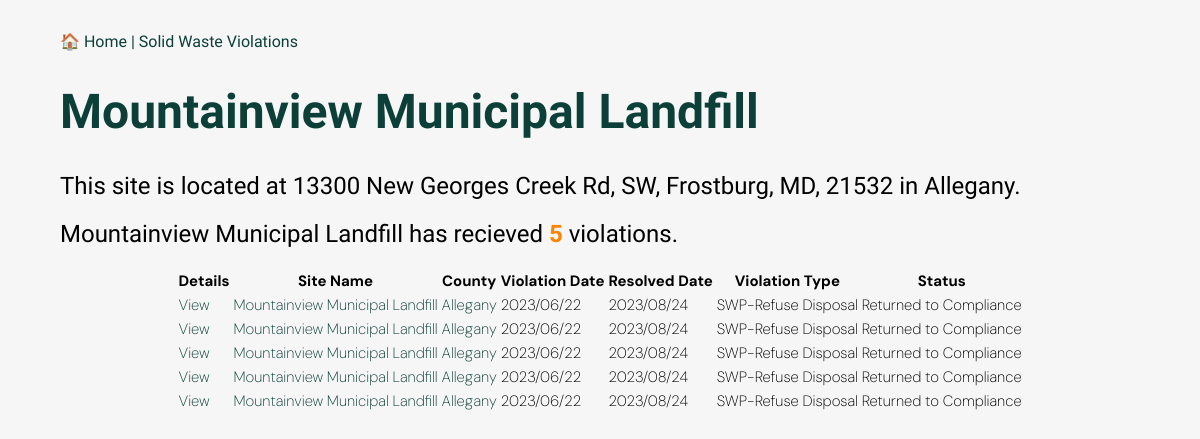
Page /site/19953 on the committed database.
### app.py (models this page shows)
class Violation(Model):
    site_no = CharField()
    site_name = CharField()
    street_address = CharField()
    city_state_zip = CharField()
    county = CharField()
    media = CharField()
    violation_date = DateTimeField()
    status = CharField()
    resolved_date = DateTimeField()
    violation = CharField()
    id = CharField(primary_key=True, unique=True)
    @property
    def county_obj(self):
        return County.get(County.county == self.county)
    class Meta:
        table_name = "violations"
        database = db

### app.py (the view)
@app.route("/site/<site_no>")
def site(site_no):
    template = 'site.html'
    site_number = Violation.get(Violation.site_no == site_no)
    total_violations = (Violation
                        .select()
                        .where(Violation.site_no == site_no)
                        .count())
    violation_list = Violation.select().where(
        Violation.site_no == site_no
    ).order_by(Violation.violation_date.desc())
    site_violation_count = violation_list.count()
    return render_template(template,
    site_name = site_number.site_name,
    street_address = site_number.street_address,
    county = site_number.county,
    city_state_zip = site_number.city_state_zip,
    violation_list = violation_list,
    site_violation_count = site_violation_count,
    )

### templates/site.html (shortened to what this page needs)
<!doctype html>
<html>
  <head>
    <link href="https://cdn.datatables.net/v/dt/dt-2.0.7/r-3.0.2/datatables.min.css" rel="stylesheet">
    <link rel="stylesheet" href="{{ url_for('static', filename='style.css') }}"">
  </head>
  <body>
      <div class="jumbotron">
        <div class="container">
          <nav class="navbar navbar-expand-lg navbar-dark bg-dark">
            <a class="navbar-brand" href="/">&#127968 Home | Solid Waste Violations</a>
          </nav>
          <h1>{{ site_name }}</h1>
          <h2>This site is located at {{ street_address }}, {{ city_state_zip }} in {{ county }}.</h2>
          <h2>{{ site_name }} has recieved <div class="total">{{ site_violation_count }}</div> violations.</h2>
          <table id="violations" class="display">
            <thead>
            <tr>
              <th>Details</th>
              <th>Site Name</th>
              <th>County</th>
              <th>Violation Date</th>
              <th>Resolved Date</th>
              <th>Violation Type</th>
              <th>Status</th>
          </tr>
        </thead>
        <tbody>
          {% for violation in violation_list %}
          <tr>
            <td><a href="{{ url_for('detail', id=violation.id) }}">View</a></td>
            <td><a href="{{ url_for('site', site_no=violation.site_no) }}">{{ violation.site_name }}</a></td>
            <td><a href="{{ url_for('county', slug=violation.county_obj.slug) }}">{{ violation.county }}</td>
            <td>{{ violation.violation_date if violation.violation_date not in ['', 'None'] else 'None' }}</td>
            <td>{{ violation.resolved_date if violation.resolved_date not in ['', 'None'] else 'None' }}</td>
            <td>{{ violation.media }}</td>
            <td>{{ violation.status }}</td>
          </tr>
          {% endfor %}
        </tbody>
        </table>
        </div>
      </div>
  </body>
</html>

### static/style.css (style rules this page uses)
table { font-size: 15px; font-family: 'DM Sans', sans-serif; font-weight: 200; table-layout: fixed; margin: auto; }
.container { width: 90%; margin: auto; overflow-x: auto; }
tr, td, th { border-color: #f2f2f2; box-sizing: border-box; }
body { margin: 0 auto; padding: 0; font-family: 'Raleway', sans-serif; background-color: #F6F6F6; max-width: 1200px; margin-top: 2em; margin-bottom: 1em; }
h1 { color: #0B3F38; font-size: 3em; }
.total { font-weight: bold; color: #fb8500; display: inline; }
a { text-decoration: none; color: #0B3F38; }
h1 { font-size: 3em; }
h2 { font-weight: normal; }

### rows in the picture
Violation: site_name "Mountainview Municipal Landfill", street_address "13300 New Georges Creek Rd, SW", city_state_zip "Frostburg, MD, 21532", county "Allegany", violation_date "2023/06/22", resolved_date "2023/08/24", media "SWP-Refuse Disposal", status "Returned to Compliance"
Violation: site_name "Mountainview Municipal Landfill", county "Allegany", violation_date "2023/06/22", resolved_date "2023/08/24", media "SWP-Refuse Disposal", status "Returned to Compliance"
Violation: site_name "Mountainview Municipal Landfill", county "Allegany", violation_date "2023/06/22", resolved_date "2023/08/24", media "SWP-Refuse Disposal", status "Returned to Compliance"
Violation: site_name "Mountainview Municipal Landfill", county "Allegany", violation_date "2023/06/22", resolved_date "2023/08/24", media "SWP-Refuse Disposal", status "Returned to Compliance"
Violation: site_name "Mountainview Municipal Landfill", county "Allegany", violation_date "2023/06/22", resolved_date "2023/08/24", media "SWP-Refuse Disposal", status "Returned to Compliance"

### other values in the picture
{{ site_violation_count }} "5"
